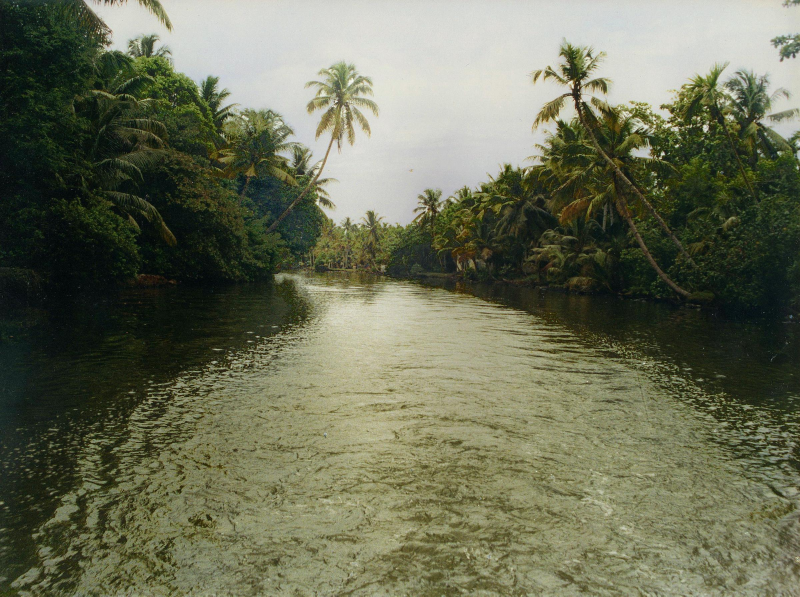
#> input picture group01_2/group01/train/bayou/sun_aarhbeqcuzhoshba.jpg, 2400 x 1789 px (shown at 1/3 size); its folder holds 4 pictures in this run
$ jupyter execute rwGraphs2.ipynb
#> lines starting #> are read from the running program, lines starting #| are printed output that depends on the picture
### KMeansClustering.py
import numpy as np
import matplotlib.pyplot as plt

def mahalanobis_dist(x1, x2, cov_matrix):
    mean_diff = x1 - x2
    cov_matrix_inv = np.linalg.inv(cov_matrix)
    distance = np.sqrt(np.dot(np.dot(mean_diff.T, cov_matrix_inv), mean_diff))
    return distance


def KMeansClustering(X,K,maxIteration,mod:bool,tolerance=1e-4):
    m=X.shape[0]
    np.random.seed(42)
    centroids=X[np.random.choice(m,K,replace=False)]
    idx=np.zeros(m,dtype=int)
    prevCentroid=np.zeros_like(centroids)
    cov=np.cov(X,rowvar=False)
    print("Covariance Matrix:")
    print(cov)
    print("\nMean of the data:")
    print(np.mean(X, axis=0))
    iteration_list = []
    centroid_movements = []
    for i in range(maxIteration):
        if mod:
            dist = np.zeros((m, K))
            for j in range(m):
                for k in range(K):
                    dist[j, k] = mahalanobis_dist(X[j], centroids[k], cov)
        else:
            dist=np.linalg.norm(X[:,np.newaxis]-centroids,axis=2)
        idx=np.argmin(dist,axis=1)
        prevCentroid=centroids.copy()
        for k in range(K):
            points=X[idx==k]
            if len(points)>0:
                centroids[k]=np.mean(points,axis=0)
        centroid_movement = np.linalg.norm(centroids - prevCentroid)
        iteration_list.append(i + 1)
        centroid_movements.append(centroid_movement)
        if centroid_movement < tolerance:
            print(f"Converged in {i + 1} iterations!")
            break
    plt.figure(figsize=(8, 5))
    plt.plot(iteration_list, centroid_movements, marker='o', label="Centroid Movement")
    plt.title("Centroid Movement vs. Iterations")
    plt.xlabel("Iteration")
    plt.ylabel("Centroid Movement")
    plt.grid(True)
    plt.legend()
    plt.show()

    return centroids, idx

### rwGraphs2.ipynb
[cell 1]
import pandas as pd
import numpy as np
import matplotlib.pyplot as plt
from glob import glob
import KMeansClustering as kmc
from sklearn.decomposition import PCA
import cv2

[cell 2]
bayou_train=glob("group01_2/group01/train/bayou/*.jpg")

bayou_test=glob("group01_2/group01/test/bayou/*.jpg")
desert_train=glob("group01_2/group01/train/desert_vegetaiton/*.jpg")
desert_test=glob("group01_2/group01/test/desert_vegetaiton/*.jpg")
music_train=glob("group01_2/group01/train/music_store/*.jpg")
music_test=glob("group01_2/group01/test/music_store/*.jpg")

[cell 3]
ls=bayou_test+bayou_train+desert_test+desert_train+music_test+music_train

[cell 4]
X=[]
for image_path in ls:
    img = cv2.imread(image_path)
#> img is the input picture: shape (1789, 2400, 3); mean B, G, R 86.9, 110.1, 106.5
    img_resized = cv2.resize(img, (256,256))  # Resize to 256x256
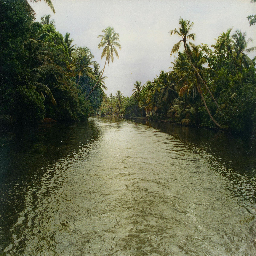
#> img_resized: shape (256, 256, 3); mean B, G, R 86.6, 109.9, 106.3
    X.append(img_resized.flatten()) # Convert image to NumPy array
#> pass 2 of the loop `for image_path in ls:`:
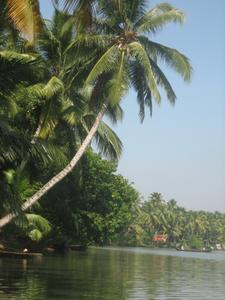
#> input picture group01_2/group01/train/bayou/sun_abulrpiruxyrrzgh.jpg, 225 x 300 px
#> img is the input picture: shape (300, 225, 3); mean B, G, R 103.9, 117.2, 107
#> `img_resized = cv2.resize(img, (256,256))`:
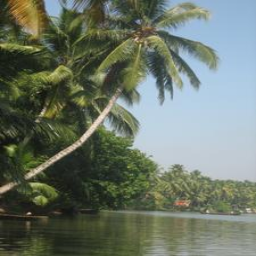
#> img_resized: shape (256, 256, 3); mean B, G, R 103.8, 117.1, 106.9
#> pass 3 of the loop `for image_path in ls:`:
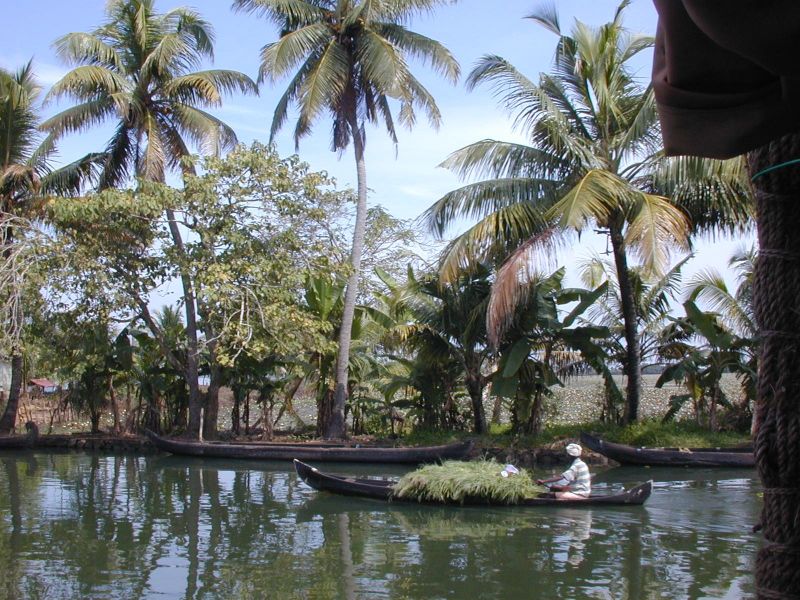
#> input picture group01_2/group01/train/bayou/sun_acfzigzjtoviibhu.jpg, 1600 x 1200 px (shown at 1/2 size)
#> img is the input picture: shape (1200, 1600, 3); mean B, G, R 108.8, 110.4, 105.3
#> `img_resized = cv2.resize(img, (256,256))`:
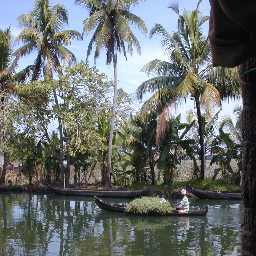
#> img_resized: shape (256, 256, 3); mean B, G, R 108.6, 110.2, 105.1
#> the loop made 8 passes; the first 3 are shown
X = np.array(X)
X.shape
#> Out = (8, 196608)

[cell 5]
pca = PCA(n_components=8)
X= pca.fit_transform(X)
X

[cell 6]
centroidEuclid,idxEuclid=kmc.KMeansClustering(X,3,100,False)
#> in KMeansClustering, `plt.show()`:
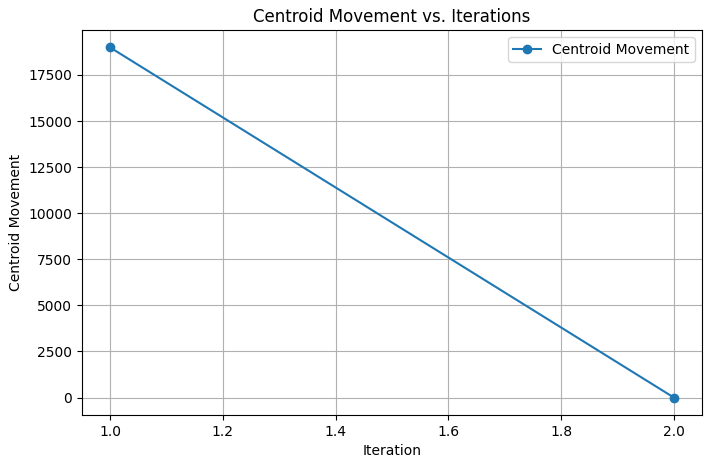
#> figure drawn by matplotlib, 1 panel

[cell 7]
plt.scatter(X[:, 0], X[:, 1], c=idxEuclid, cmap='viridis', s=30, label='Data Points')
plt.scatter(centroidEuclid[:, 0], centroidEuclid[:, 1], color='red', marker='X', s=200, label='Centroids')
plt.title("K-Means Clustering")
plt.xlabel("Feature 1")
plt.ylabel("Feature 2")
plt.legend()
plt.show()
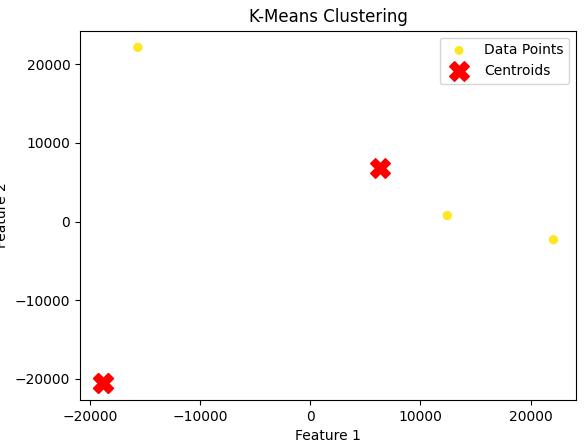
#> figure drawn by matplotlib, 1 panel

[cell 8]
centroidma,idxma=kmc.KMeansClustering(X,3,100,True)
#> call 2 of KMeansClustering, with X = array of shape (8, 8), K = 3, maxIteration = 100, mod = True, tolerance = 0.0001
#> in KMeansClustering (call 2), `plt.show()`:
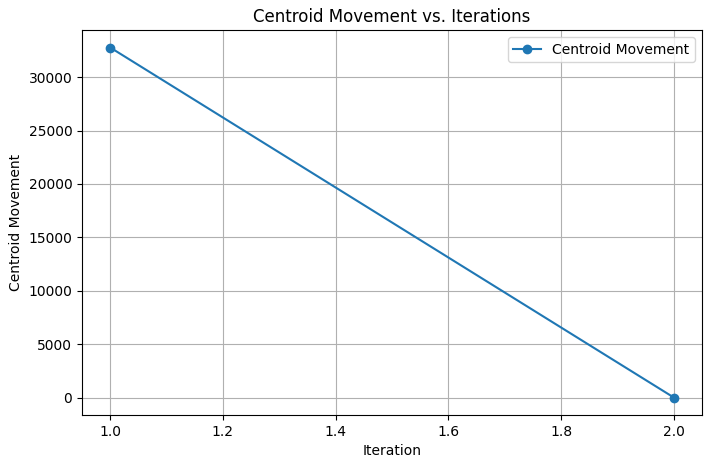
#> figure drawn by matplotlib, 1 panel

[cell 9]
plt.scatter(X[:, 0], X[:, 1], c=idxma, cmap='viridis', s=30, label='Data Points')
plt.scatter(centroidma[:, 0], centroidma[:, 1], color='red', marker='X', s=200, label='Centroids')
plt.title("K-Means Clustering")
plt.xlabel("Feature 1")
plt.ylabel("Feature 2")
plt.legend()
plt.show()
